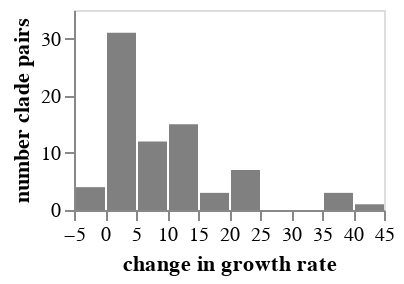

Notebook source saved alongside this figure:
### Markdown cell above
## Distribution of change in growth rates among clade pairs
Showing just clade pairs with DMS data and adequate sequences.

### Code cell
growth_change_df = (
    pango_pair_dms_growth_df
    [["clade", "parent", "change_in_growth_rate"]]
)

growth_change_hist = (
    alt.Chart(growth_change_df)
    .encode(
        alt.X(
            "change_in_growth_rate",
            bin=alt.BinParams(),
            title="change in growth rate",
            axis=alt.Axis(labelFlush=False, labelOverlap=False),
        ),
        alt.Y("count()", title="number clade pairs"),
    )
    .mark_bar(color="gray")
    .configure_axis(grid=False)
    .properties(
        width=155,
        height=100,
    )
)

growth_change_hist

### Figure 1 — Vega-Lite specification as saved in the notebook (floating-point values rounded to 4 significant figures)
{"config": {"view": {"continuousWidth": 300, "continuousHeight": 300}, "axis": {"grid": false}}, "data": {"name": "data-fff6407a1d40f48b254f72e55ca38be4"}, "mark": {"type": "bar", "color": "gray"}, "encoding": {"x": {"axis": {"labelFlush": false, "labelOverlap": false}, "bin": {}, "field": "change_in_growth_rate", "title": "change in growth rate", "type": "quantitative"}, "y": {"aggregate": "count", "title": "number clade pairs", "type": "quantitative"}}, "height": 100, "width": 155, "$schema": "https://vega.github.io/schema/vega-lite/v5.15.1.json", "datasets": {"data-fff6407a1d40f48b254f72e55ca38be4": [{"clade": "XBB.1", "parent": "XBB", "change_in_growth_rate": 2.141}, {"clade": "XBB.2", "parent": "XBB", "change_in_growth_rate": 1.144}, {"clade": "XBB.1.4", "parent": "XBB.1", "change_in_growth_rate": 3.964}, {"clade": "XBB.1.5", "parent": "XBB.1", "change_in_growth_rate": 24.1}, {"clade": "XBB.1.16", "parent": "XBB.1", "change_in_growth_rate": 38.94}, {"clade": "XBB.1.22", "parent": "XBB.1", "change_in_growth_rate": 39.94}, {"clade": "XBB.1.42", "parent": "XBB.1", "change_in_growth_rate": 40.2}, {"clade": "XBB.1.4.1", "parent": "XBB.1.4", "change_in_growth_rate": -1.792}, {"clade": "XBB.1.5.1", "parent": "XBB.1.5", "change_in_growth_rate": 3.938}, {"clade": "XBB.1.5.2", "parent": "XBB.1.5", "change_in_growth_rate": 2.008}, {"clade": "XBB.1.5.4", "parent": "XBB.1.5", "change_in_growth_rate": 4.592}, {"clade": "XBB.1.5.5", "parent": "XBB.1.5", "change_in_growth_rate": 4.385}, {"clade": "XBB.1.5.10", "parent": "XBB.1.5", "change_in_growth_rate": 12.58}, {"clade": "XBB.1.5.12", "parent": "XBB.1.5", "change_in_growth_rate": 3.467}, {"clade": "XBB.1.5.25", "parent": "XBB.1.5", "change_in_growth_rate": 0.4916}, {"clade": "XBB.1.5.28", "parent": "XBB.1.5", "change_in_growth_rate": 9.764}, {"clade": "XBB.1.5.30", "parent": "XBB.1.5", "change_in_growth_rate": 5.101}, {"clade": "XBB.1.5.35", "parent": "XBB.1.5", "change_in_growth_rate": 3.653}, {"clade": "XBB.1.5.37", "parent": "XBB.1.5", "change_in_growth_rate": 8.224}, {"clade": "XBB.1.5.50", "parent": "XBB.1.5", "change_in_growth_rate": 3.755}, {"clade": "XBB.1.5.56", "parent": "XBB.1.5", "change_in_growth_rate": 2.538}, {"clade": "XBB.1.5.59", "parent": "XBB.1.5", "change_in_growth_rate": 14.54}, {"clade": "XBB.1.5.70", "parent": "XBB.1.5", "change_in_growth_rate": 19.85}, {"clade": "XBB.1.5.72", "parent": "XBB.1.5", "change_in_growth_rate": 20.44}, {"clade": "XBB.1.5.91", "parent": "XBB.1.5", "change_in_growth_rate": 3.355}, {"clade": "XBB.1.5.97", "parent": "XBB.1.5", "change_in_growth_rate": 6.082}, {"clade": "XBB.1.5.100", "parent": "XBB.1.5", "change_in_growth_rate": 5.838}, {"clade": "EM.1", "parent": "XBB.1.5.7", "change_in_growth_rate": -0.08633}, {"clade": "EK.2", "parent": "XBB.1.5.13", "change_in_growth_rate": 0.02014}, {"clade": "EL.1", "parent": "XBB.1.5.14", "change_in_growth_rate": 3.102}, {"clade": "FD.2", "parent": "XBB.1.5.15", "change_in_growth_rate": 0.218}, {"clade": "GF.1", "parent": "XBB.1.5.24", "change_in_growth_rate": 10.57}, {"clade": "GB.1", "parent": "XBB.1.5.46", "change_in_growth_rate": 10.27}, {"clade": "HT.2", "parent": "XBB.1.5.49", "change_in_growth_rate": 2.231}, {"clade": "GK.1", "parent": "XBB.1.5.70", "change_in_growth_rate": 4.28}, {"clade": "GK.1.1", "parent": "GK.1", "change_in_growth_rate": 11.04}, {"clade": "GN.1", "parent": "XBB.1.5.73", "change_in_growth_rate": 14.52}, {"clade": "XBB.1.9.1", "parent": "XBB.1.9", "change_in_growth_rate": 24.47}, {"clade": "XBB.1.9.2", "parent": "XBB.1.9", "change_in_growth_rate": 24.67}, {"clade": "FL.1", "parent": "XBB.1.9.1", "change_in_growth_rate": 1.834}, {"clade": "FL.7", "parent": "XBB.1.9.1", "change_in_growth_rate": 4.047}, {"clade": "FL.14", "parent": "XBB.1.9.1", "change_in_growth_rate": 6.241}, {"clade": "FL.15", "parent": "XBB.1.9.1", "change_in_growth_rate": 12.93}, {"clade": "FL.16", "parent": "XBB.1.9.1", "change_in_growth_rate": 9.32}, {"clade": "FL.20", "parent": "XBB.1.9.1", "change_in_growth_rate": 21.46}, {"clade": "FL.24", "parent": "XBB.1.9.1", "change_in_growth_rate": 14.38}, {"clade": "FL.1.5", "parent": "FL.1", "change_in_growth_rate": 10.45}, {"clade": "FL.1.5.1", "parent": "FL.1.5", "change_in_growth_rate": 13.06}, {"clade": "FL.10.1", "parent": "FL.10", "change_in_growth_rate": 16.62}, {"clade": "EG.1", "parent": "XBB.1.9.2", "change_in_growth_rate": 2.618}, {"clade": "EG.2", "parent": "XBB.1.9.2", "change_in_growth_rate": 8.362}, {"clade": "HK.3", "parent": "EG.5.1.1", "change_in_growth_rate": 22.05}, {"clade": "HK.6", "parent": "EG.5.1.1", "change_in_growth_rate": 5.164}, {"clade": "EG.5.1.6", "parent": "EG.5.1", "change_in_growth_rate": 6.553}, {"clade": "HV.1", "parent": "EG.5.1.6", "change_in_growth_rate": 10.33}, {"clade": "XBB.1.16.1", "parent": "XBB.1.16", "change_in_growth_rate": -0.2868}, {"clade": "XBB.1.16.6", "parent": "XBB.1.16", "change_in_growth_rate": 14.43}, {"clade": "XBB.1.16.7", "parent": "XBB.1.16", "change_in_growth_rate": 2.143}, {"clade": "XBB.1.16.8", "parent": "XBB.1.16", "change_in_growth_rate": 3.379}, {"clade": "XBB.1.16.9", "parent": "XBB.1.16", "change_in_growth_rate": 10.66}, {"clade": "XBB.1.16.11", "parent": "XBB.1.16", "change_in_growth_rate": 12.44}, {"clade": "XBB.1.16.15", "parent": "XBB.1.16", "change_in_growth_rate": 16.85}, {"clade": "FU.2.1", "parent": "FU.2", "change_in_growth_rate": 3.853}, {"clade": "HF.1", "parent": "XBB.1.16.13", "change_in_growth_rate": 11.76}, {"clade": "XBB.1.22.1", "parent": "XBB.1.22", "change_in_growth_rate": -0.1922}, {"clade": "FY.2", "parent": "XBB.1.22.1", "change_in_growth_rate": 2.4}, {"clade": "FY.5", "parent": "XBB.1.22.1", "change_in_growth_rate": 6.475}, {"clade": "FY.2.1", "parent": "FY.2", "change_in_growth_rate": 0.6197}, {"clade": "FY.3.1", "parent": "FY.3", "change_in_growth_rate": 0.5668}, {"clade": "XBB.2.3", "parent": "XBB.2", "change_in_growth_rate": 38.52}, {"clade": "XBB.2.4", "parent": "XBB.2", "change_in_growth_rate": 23.3}, {"clade": "XBB.2.3.2", "parent": "XBB.2.3", "change_in_growth_rate": 1.886}, {"clade": "XBB.2.3.3", "parent": "XBB.2.3", "change_in_growth_rate": 3.219}, {"clade": "XBB.2.3.5", "parent": "XBB.2.3", "change_in_growth_rate": 1.391}, {"clade": "XBB.2.3.8", "parent": "XBB.2.3", "change_in_growth_rate": 4.002}, {"clade": "XBB.2.3.11", "parent": "XBB.2.3", "change_in_growth_rate": 6.028}]}}
